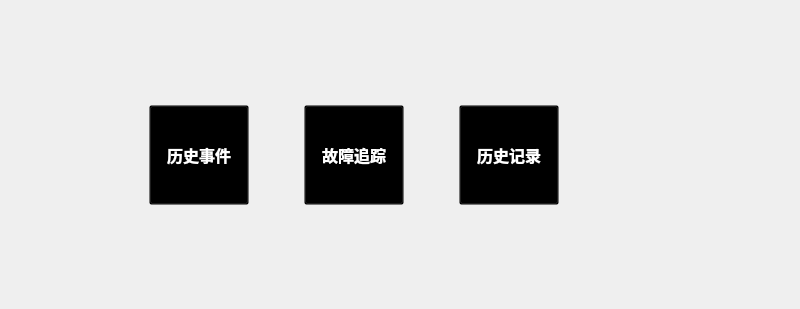
<?xml version="1.0" encoding="UTF-8"?>
<ui version="4.0">
 <class>HistoryInfo</class>
 <widget class="QWidget" name="HistoryInfo">
  <property name="geometry">
   <rect>
    <x>0</x>
    <y>0</y>
    <width>800</width>
    <height>309</height>
   </rect>
  </property>
  <property name="windowTitle">
   <string>Form</string>
  </property>
  <widget class="QWidget" name="layoutWidget">
   <property name="geometry">
    <rect>
     <x>100</x>
     <y>70</y>
     <width>511</width>
     <height>171</height>
    </rect>
   </property>
   <layout class="QHBoxLayout" name="horizontalLayout">
    <item>
     <widget class="QToolButton" name="event">
      <property name="minimumSize">
       <size>
        <width>100</width>
        <height>100</height>
       </size>
      </property>
      <property name="font">
       <font>
        <pointsize>12</pointsize>
        <weight>75</weight>
        <bold>true</bold>
       </font>
      </property>
      <property name="styleSheet">
       <string notr="true">background:transparent;color:white;</string>
      </property>
      <property name="text">
       <string>历史事件</string>
      </property>
      <property name="icon">
       <iconset resource="InverterController.qrc">
        <normaloff>:/images/hostorybig.png</normaloff>:/images/hostorybig.png</iconset>
      </property>
      <property name="iconSize">
       <size>
        <width>60</width>
        <height>60</height>
       </size>
      </property>
      <property name="toolButtonStyle">
       <enum>Qt::ToolButtonTextUnderIcon</enum>
      </property>
     </widget>
    </item>
    <item>
     <widget class="QToolButton" name="fault">
      <property name="minimumSize">
       <size>
        <width>100</width>
        <height>100</height>
       </size>
      </property>
      <property name="font">
       <font>
        <pointsize>12</pointsize>
        <weight>75</weight>
        <bold>true</bold>
       </font>
      </property>
      <property name="styleSheet">
       <string notr="true">background:transparent;color:white;</string>
      </property>
      <property name="text">
       <string>故障追踪</string>
      </property>
      <property name="icon">
       <iconset resource="InverterController.qrc">
        <normaloff>:/images/guzhangzhuizhong.png</normaloff>:/images/guzhangzhuizhong.png</iconset>
      </property>
      <property name="iconSize">
       <size>
        <width>60</width>
        <height>60</height>
       </size>
      </property>
      <property name="toolButtonStyle">
       <enum>Qt::ToolButtonTextUnderIcon</enum>
      </property>
     </widget>
    </item>
    <item>
     <widget class="QToolButton" name="record">
      <property name="minimumSize">
       <size>
        <width>100</width>
        <height>100</height>
       </size>
      </property>
      <property name="font">
       <font>
        <pointsize>12</pointsize>
        <weight>75</weight>
        <bold>true</bold>
       </font>
      </property>
      <property name="styleSheet">
       <string notr="true">background:transparent;color:white;</string>
      </property>
      <property name="text">
       <string>历史记录</string>
      </property>
      <property name="icon">
       <iconset resource="InverterController.qrc">
        <normaloff>:/images/lishijilu.png</normaloff>:/images/lishijilu.png</iconset>
      </property>
      <property name="iconSize">
       <size>
        <width>60</width>
        <height>60</height>
       </size>
      </property>
      <property name="toolButtonStyle">
       <enum>Qt::ToolButtonTextUnderIcon</enum>
      </property>
     </widget>
    </item>
   </layout>
  </widget>
 </widget>
 <resources>
  <include location="InverterController.qrc"/>
 </resources>
 <connections/>
</ui>
